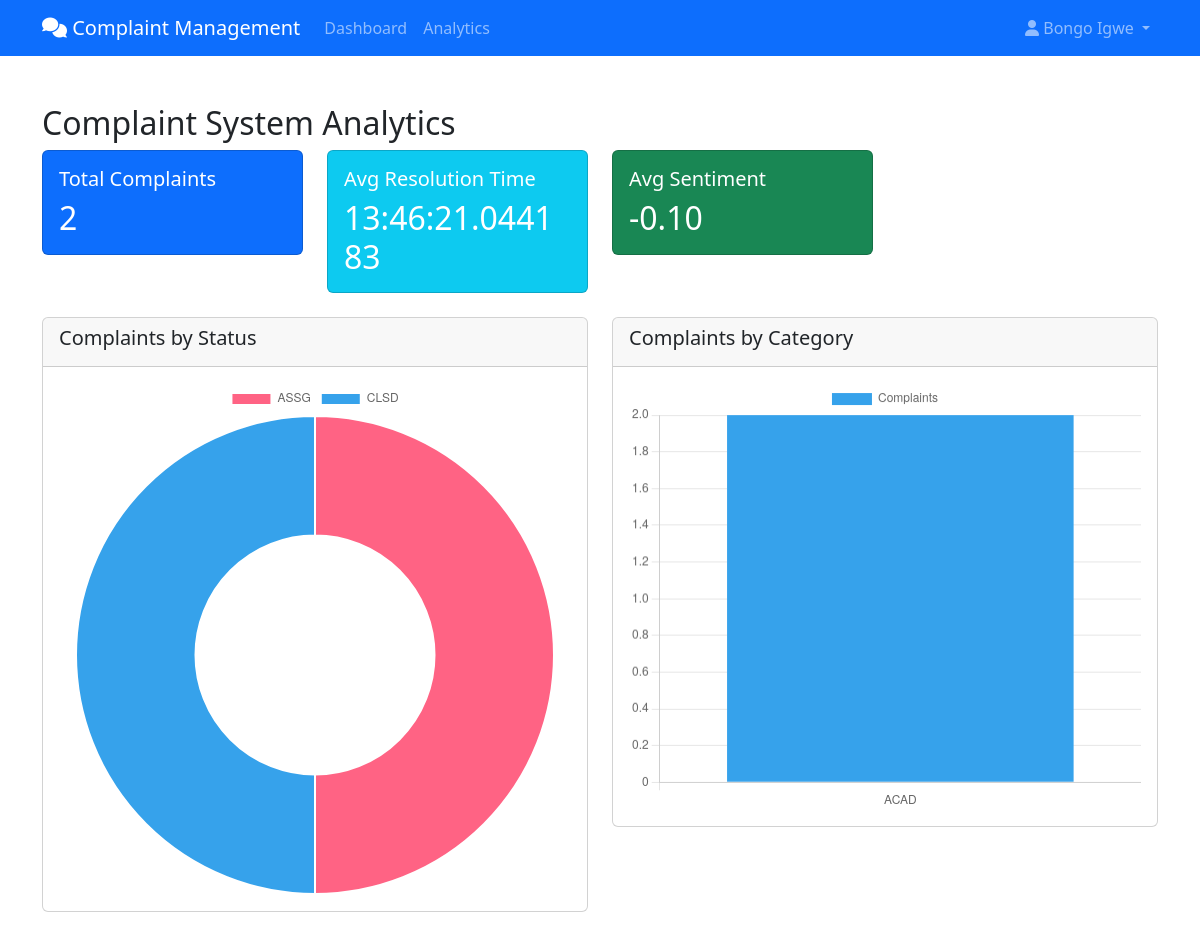
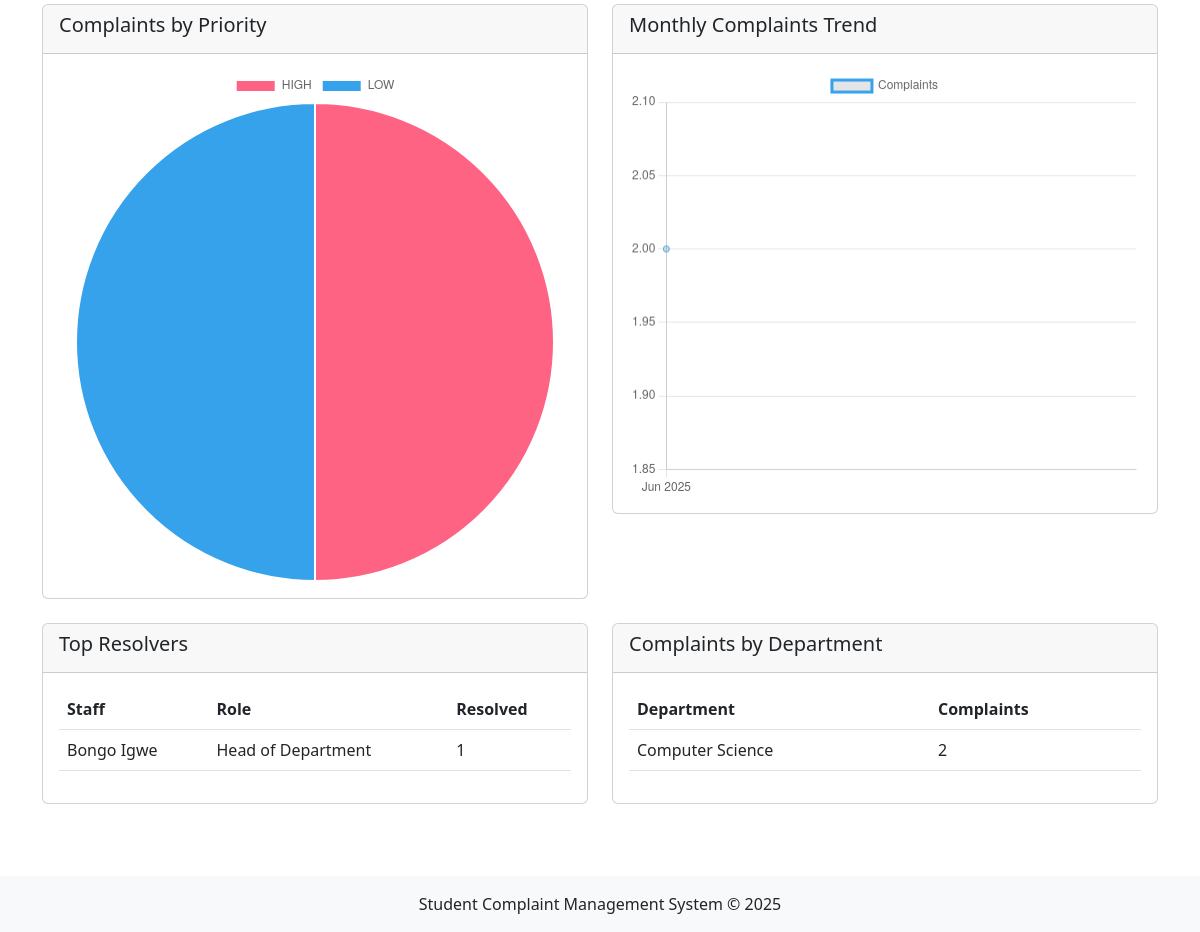
The app's page /analytics/ (signed in) with its own data (2 pictures, top to bottom).
### complaints/models.py (models this page shows, shortened)
class Staff(models.Model):
    user = models.OneToOneField(User, on_delete=models.CASCADE)
    ROLE_CHOICES = [
        ('VC', 'Vice Chancellor'),
        ('REG', 'Registrar'),
        ('SA', 'Student Affairs'),
        ('SEC', 'Security Officer'),
        ('HW', 'Hall Warden'),
        ('WD', 'Works Department'),
        ('HOD', 'Head of Department'),
    ]
    role = models.CharField(max_length=3, choices=ROLE_CHOICES)
    department = models.ForeignKey(Department, on_delete=models.SET_NULL, null=True, blank=True)
    can_track = models.ManyToManyField('self', symmetrical=False, blank=True)

class Department(models.Model):
    name = models.CharField(max_length=100)
    code = models.CharField(max_length=10, unique=True)

### complaints/views.py (the view)
# urls.py: path('analytics/', views.analytics_dashboard, name='analytics_dashboard'),
@login_required
def analytics_dashboard(request):
    if not hasattr(request.user, 'staff'):
        messages.error(request, "You don't have permission to view analytics")
        return redirect('dashboard')
    complaints = Complaint.objects.all()
    total_complaints = complaints.count()
    complaints_by_status = complaints.values('status').annotate(count=models.Count('id')).order_by('status')
    complaints_by_category = complaints.values('category').annotate(count=models.Count('id')).order_by('category')
    complaints_by_priority = complaints.values('priority').annotate(count=models.Count('id')).order_by('priority')
    complaints_by_month = complaints.annotate(
        month=models.functions.TruncMonth('created_at')
    ).values('month').annotate(
        count=models.Count('id')
    ).order_by('month')
    resolved_complaints = complaints.filter(status__in=['RESV', 'CLSD'])
    avg_resolution_time = resolved_complaints.annotate(
        resolution_time=models.ExpressionWrapper(
            models.F('updated_at') - models.F('created_at'),
            output_field=models.DurationField()
        )
    ).aggregate(avg_time=models.Avg('resolution_time'))['avg_time']
    complaints_by_department = complaints.values(
        'student__department__name'
    ).annotate(
        count=models.Count('id')
    ).order_by('-count')
    top_resolvers = Staff.objects.filter(
        assigned_complaints__status__in=['RESV', 'CLSD']
    ).annotate(
        resolved_count=models.Count('assigned_complaints')
    ).order_by('-resolved_count')[:5]
    sentiment_stats = complaints.aggregate(
        avg_sentiment=models.Avg('sentiment_score'),
        min_sentiment=models.Min('sentiment_score'),
        max_sentiment=models.Max('sentiment_score')
    )
    context = {
        'total_complaints': total_complaints,
        'complaints_by_status': complaints_by_status,
        'complaints_by_category': complaints_by_category,
        'complaints_by_priority': complaints_by_priority,
        'complaints_by_month': complaints_by_month,
        'avg_resolution_time': avg_resolution_time,
        'complaints_by_department': complaints_by_department,
        'top_resolvers': top_resolvers,
        'sentiment_stats': sentiment_stats,
    }
    return render(request, 'dashboard.html', context)

### templates/dashboard.html (shortened to what this page needs)
{% extends "base.html" %}
{% block content %}
<div class="container mt-4">
    <h2>Complaint System Analytics</h2>
    <div class="row mb-4">
        <div class="col-md-3">
            <div class="card text-white bg-primary">
                <div class="card-body">
                    <h5 class="card-title">Total Complaints</h5>
                    <h2 class="card-text">{{ total_complaints }}</h2>
                </div>
            </div>
        </div>
        <div class="col-md-3">
            <div class="card text-white bg-info">
                <div class="card-body">
                    <h5 class="card-title">Avg Resolution Time</h5>
                    <h2 class="card-text">
                        {% if avg_resolution_time %}
                            {{ avg_resolution_time|default:"N/A" }}
                        {% else %}
                            N/A
                        {% endif %}
                    </h2>
                </div>
            </div>
        </div>
        <div class="col-md-3">
            <div class="card text-white bg-success">
                <div class="card-body">
                    <h5 class="card-title">Avg Sentiment</h5>
                    <h2 class="card-text">
                        {{ sentiment_stats.avg_sentiment|floatformat:2 }}
                    </h2>
                </div>
            </div>
        </div>
    </div>
    <div class="row mb-4">
        <div class="col-md-6">
            <div class="card">
                <div class="card-header">
                    <h5>Complaints by Status</h5>
                </div>
                <div class="card-body">
                    <canvas id="statusChart" height="250"></canvas>
                </div>
            </div>
        </div>
        <div class="col-md-6">
            <div class="card">
                <div class="card-header">
                    <h5>Complaints by Category</h5>
                </div>
                <div class="card-body">
                    <canvas id="categoryChart" height="250"></canvas>
                </div>
            </div>
        </div>
    </div>
    <div class="row mb-4">
        <div class="col-md-6">
            <div class="card">
                <div class="card-header">
                    <h5>Complaints by Priority</h5>
                </div>
                <div class="card-body">
                    <canvas id="priorityChart" height="250"></canvas>
                </div>
            </div>
        </div>
        <div class="col-md-6">
            <div class="card">
                <div class="card-header">
                    <h5>Monthly Complaints Trend</h5>
                </div>
                <div class="card-body">
                    <canvas id="monthlyTrendChart" height="250"></canvas>
                </div>
            </div>
        </div>
    </div>
    <div class="row">
        <div class="col-md-6">
            <div class="card">
                <div class="card-header">
                    <h5>Top Resolvers</h5>
                </div>
                <div class="card-body">
                    <table class="table">
                        <thead>
                            <tr>
                                <th>Staff</th>
                                <th>Role</th>
                                <th>Resolved</th>
                            </tr>
                        </thead>
                        <tbody>
                            {% for resolver in top_resolvers %}
                            <tr>
                                <td>{{ resolver.user.get_full_name }}</td>
                                <td>{{ resolver.get_role_display }}</td>
                                <td>{{ resolver.resolved_count }}</td>
                            </tr>
                            {% endfor %}
                        </tbody>
                    </table>
                </div>
            </div>
        </div>
        <div class="col-md-6">
            <div class="card">
                <div class="card-header">
                    <h5>Complaints by Department</h5>
                </div>
                <div class="card-body">
                    <table class="table">
                        <thead>
                            <tr>
                                <th>Department</th>
                                <th>Complaints</th>
                            </tr>
                        </thead>
                        <tbody>
                            {% for dept in complaints_by_department %}
                            <tr>
                                <td>{{ dept.student__department__name|default:"Unknown" }}</td>
                                <td>{{ dept.count }}</td>
                            </tr>
                            {% endfor %}
                        </tbody>
                    </table>
                </div>
            </div>
        </div>
    </div>
</div>
<script>
    // Status Chart
    new Chart(document.getElementById('statusChart'), {
        type: 'doughnut',
        data: {
            labels: [{% for item in complaints_by_status %}'{{ item.status }}'{% if not forloop.last %}, {% endif %}{% endfor %}],
            datasets: [{
                data: [{% for item in complaints_by_status %}{{ item.count }}{% if not forloop.last %}, {% endif %}{% endfor %}],
                backgroundColor: [
                    '#FF6384', '#36A2EB', '#FFCE56', '#4BC0C0', '#9966FF', '#FF9F40'
                ]
            }]
        }
    });
    // Category Chart
    new Chart(document.getElementById('categoryChart'), {
        type: 'bar',
        data: {
            labels: [{% for item in complaints_by_category %}'{{ item.category }}'{% if not forloop.last %}, {% endif %}{% endfor %}],
            datasets: [{
                label: 'Complaints',
                data: [{% for item in complaints_by_category %}{{ item.count }}{% if not forloop.last %}, {% endif %}{% endfor %}],
                backgroundColor: '#36A2EB'
            }]
        }
    });
    // Priority Chart
    new Chart(document.getElementById('priorityChart'), {
        type: 'pie',
        data: {
            labels: [{% for item in complaints_by_priority %}'{{ item.priority }}'{% if not forloop.last %}, {% endif %}{% endfor %}],
            datasets: [{
                data: [{% for item in complaints_by_priority %}{{ item.count }}{% if not forloop.last %}, {% endif %}{% endfor %}],
                backgroundColor: [
                    '#FF6384', '#36A2EB', '#FFCE56', '#4BC0C0'
                ]
            }]
        }
    });
    // Monthly Trend Chart
    new Chart(document.getElementById('monthlyTrendChart'), {
        type: 'line',
        data: {
            labels: [{% for item in complaints_by_month %}'{{ item.month|date:"M Y" }}'{% if not forloop.last %}, {% endif %}{% endfor %}],
            datasets: [{
                label: 'Complaints',
                data: [{% for item in complaints_by_month %}{{ item.count }}{% if not forloop.last %}, {% endif %}{% endfor %}],
                borderColor: '#36A2EB',
                fill: false
            }]
        }
    });
</script>
{% endblock %}

### templates/base.html (shortened to what this page needs)
<!DOCTYPE html>
<html lang="en">
<head>
    <link href="https://cdn.jsdelivr.net/npm/bootstrap@5.3.0-alpha1/dist/css/bootstrap.min.css" rel="stylesheet">
    <link rel="stylesheet" href="https://cdnjs.cloudflare.com/ajax/libs/font-awesome/6.0.0/css/all.min.css">
    <link rel="stylesheet" href="https://cdnjs.cloudflare.com/ajax/libs/toastr.js/latest/toastr.min.css">
</head>
<body>
    <nav class="navbar navbar-expand-lg navbar-dark bg-primary">
        <div class="container">
            <a class="navbar-brand" href="{% url 'dashboard' %}">
                <i class="fas fa-comments"></i> Complaint Management
            </a>
            <div class="collapse navbar-collapse" id="navbarNav">
                <ul class="navbar-nav me-auto">
                    <li class="nav-item">
                        <a class="nav-link" href="{% url 'dashboard' %}">Dashboard</a>
                    </li>
                        <li class="nav-item">
                            <a class="nav-link" href="{% url 'analytics_dashboard' %}">Analytics</a>
                        </li>
                </ul>
                <ul class="navbar-nav">
                    {% if user.is_authenticated %}
                        <li class="nav-item dropdown">
                            <a class="nav-link dropdown-toggle" href="#" id="userDropdown" role="button" data-bs-toggle="dropdown">
                                <i class="fas fa-user"></i> {{ user.get_full_name|default:user.username }}
                            </a>
                        </li>
                    {% else %}
                        <li class="nav-item">
                            <a class="nav-link" href="{% url 'login' %}">Login</a>
                        </li>
                    {% endif %}
                </ul>
            </div>
        </div>
    </nav>
    <div class="container-fluid py-4">
        {% block content %}{% endblock %}
    </div>
    <footer class="bg-light py-3 mt-5">
        <div class="container text-center">
            <p class="mb-0">Student Complaint Management System &copy; {% now "Y" %}</p>
        </div>
    </footer>
</body>
</html>

### records on screen
Staff: user.get_full_name "Bongo Igwe", role "Head of Department", resolved_count "1"
Department: student__department__name "Computer Science", count "2"

### other values on screen
{{ user.get_full_name|default:user.username }} "Bongo Igwe"
{{ total_complaints }} "2"
{{ avg_resolution_time|default:"N/A" }} "13:46:21.044183"
{{ sentiment_stats.avg_sentiment|floatformat:2 }} "-0.10"
chart data {{ item.status }} ASSG, CLSD
chart data {{ item.count }} 1, 1
chart data {{ item.category }} ACAD
chart data {{ item.count }} 2
